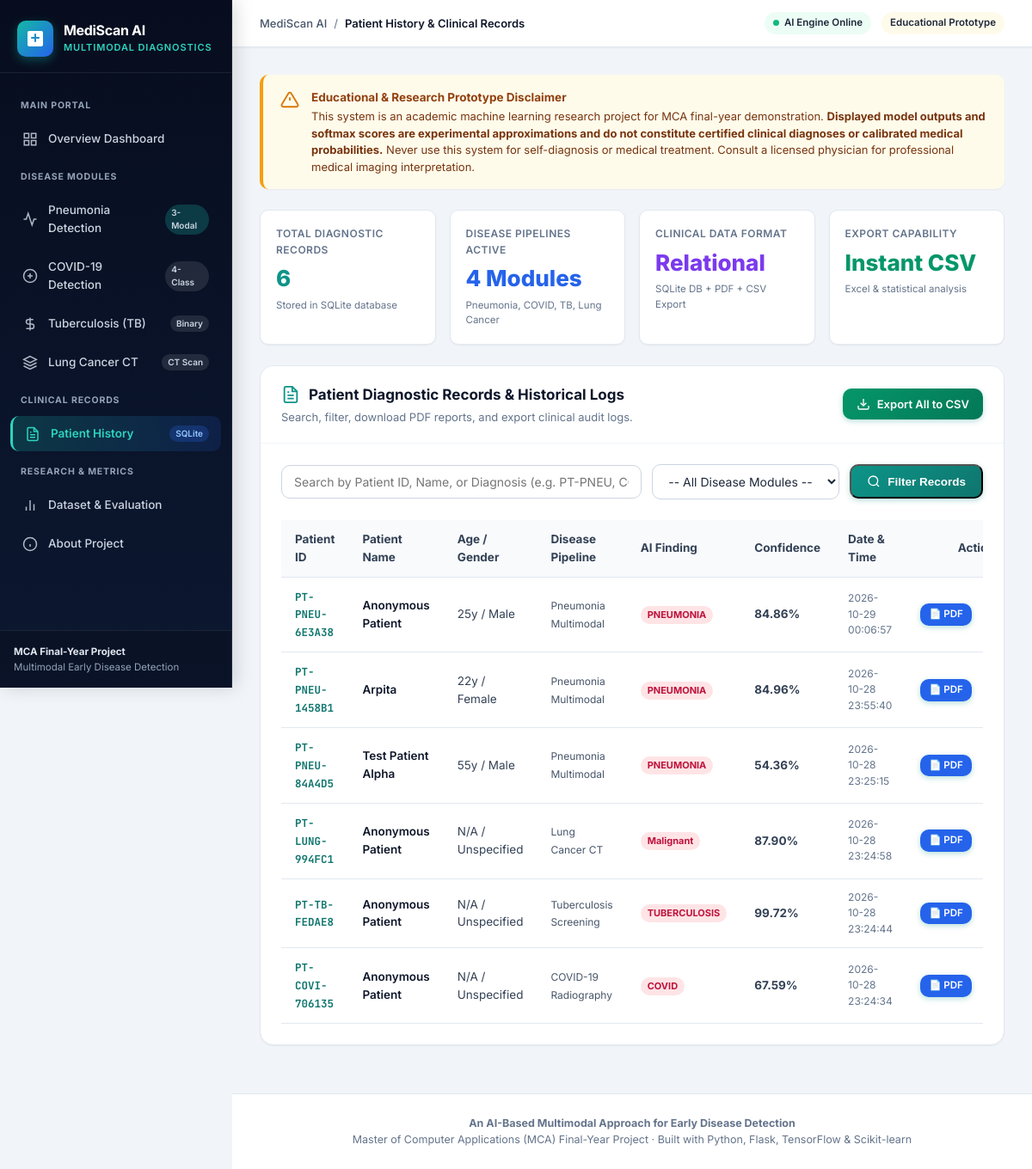
The app's page /history with its own data.
### tables this page shows
CREATE TABLE patient_records (
                id INTEGER PRIMARY KEY AUTOINCREMENT,
                patient_id TEXT NOT NULL,
                patient_name TEXT DEFAULT 'Anonymous Patient',
                patient_age REAL,
                patient_gender TEXT DEFAULT 'Unspecified',
                disease_module TEXT NOT NULL,
                imaging_modality TEXT NOT NULL,
                prediction TEXT NOT NULL,
                confidence_score REAL NOT NULL,
                scores_json TEXT,
                vitals_json TEXT,
                symptoms_text TEXT,
                image_file TEXT,
                gradcam_file TEXT,
                created_at TEXT NOT NULL
            );

### app.py (the view)
@app.route("/history", methods=["GET"])
def patient_history():
    search_query = request.args.get("search", "").strip()
    disease_filter = request.args.get("disease", "").strip()
    records = database.get_all_records(search=search_query, disease_filter=disease_filter)
    stats = database.get_statistics()
    return render_template(
        "history.html",
        active_page="history",
        records=records,
        stats=stats,
        search_query=search_query,
        disease_filter=disease_filter,
    )

### templates/history.html (shortened to what this page needs)
{% extends "base.html" %}
{% block breadcrumb %}Patient History & Clinical Records{% endblock %}
{% block content %}
<div class="metrics-summary-grid" style="margin-bottom: 24px;">
    <div class="metric-stat-card">
        <div class="metric-label">Total Diagnostic Records</div>
        <div class="metric-value" style="color: var(--teal-600);">{{ stats.total_scans }}</div>
        <div class="metric-sub">Stored in SQLite database</div>
    </div>
    <div class="metric-stat-card">
        <div class="metric-label">Disease Pipelines Active</div>
        <div class="metric-value" style="color: var(--blue-600);">4 Modules</div>
        <div class="metric-sub">Pneumonia, COVID, TB, Lung Cancer</div>
    </div>
    <div class="metric-stat-card">
        <div class="metric-label">Clinical Data Format</div>
        <div class="metric-value" style="color: #7c3aed;">Relational</div>
        <div class="metric-sub">SQLite DB + PDF + CSV Export</div>
    </div>
    <div class="metric-stat-card">
        <div class="metric-label">Export Capability</div>
        <div class="metric-value" style="color: #059669;">Instant CSV</div>
        <div class="metric-sub">Excel & statistical analysis</div>
    </div>
</div>
<div class="card">
    <div class="card-header" style="flex-wrap: wrap; gap: 14px;">
        <div>
            <h2 class="card-title">
                Patient Diagnostic Records & Historical Logs
            </h2>
            <p class="card-subtitle">Search, filter, download PDF reports, and export clinical audit logs.</p>
        </div>
        <div style="display: flex; gap: 10px; align-items: center;">
            <a href="{{ url_for('export_csv') }}" class="btn-launch" style="background: linear-gradient(135deg, #059669, #047857); padding: 8px 16px; font-size: 13px;">
                <svg width="16" height="16" viewBox="0 0 24 24" fill="none" stroke="currentColor" stroke-width="2">
                    <path d="M21 15v4a2 2 0 0 1-2 2H5a2 2 0 0 1-2-2v-4"></path>
                    <polyline points="7 10 12 15 17 10"></polyline>
                    <line x1="12" y1="15" x2="12" y2="3"></line>
                </svg>
                Export All to CSV
            </a>
        </div>
    </div>
    <div class="card-body">
        <form method="GET" action="{{ url_for('patient_history') }}" style="display: flex; flex-wrap: wrap; gap: 12px; margin-bottom: 24px; align-items: center;">
            <div style="flex: 1; min-width: 240px;">
                <input type="text" name="search" value="{{ search_query or '' }}" class="form-control" placeholder="Search by Patient ID, Name, or Diagnosis (e.g. PT-PNEU, COVID, Malignant)...">
            </div>
            <div style="min-width: 200px;">
                <select name="disease" class="form-control" onchange="this.form.submit()">
                    <option value="">-- All Disease Modules --</option>
                </select>
            </div>
            <button type="submit" class="btn-launch" style="padding: 10px 18px; font-size: 13.5px;">
                <svg width="16" height="16" viewBox="0 0 24 24" fill="none" stroke="currentColor" stroke-width="2">
                    <circle cx="11" cy="11" r="8"></circle>
                    <line x1="21" y1="21" x2="16.65" y2="16.65"></line>
                </svg>
                Filter Records
            </button>
        </form>
        {% if records and records|length > 0 %}
        <div style="overflow-x: auto;">
            <table class="eval-table">
                <thead>
                    <tr>
                        <th>Patient ID</th>
                        <th>Patient Name</th>
                        <th>Age / Gender</th>
                        <th>Disease Pipeline</th>
                        <th>AI Finding</th>
                        <th>Confidence</th>
                        <th>Date & Time</th>
                        <th style="text-align: right;">Actions</th>
                    </tr>
                </thead>
                <tbody>
                    {% for rec in records %}
                    <tr>
                        <td>
                            <strong style="color: var(--teal-700); font-family: var(--font-mono); font-size: 12.5px;">
                                {{ rec.patient_id }}
                            </strong>
                        </td>
                        <td>
                            <span style="font-weight: 600; color: var(--slate-900);">{{ rec.patient_name }}</span>
                        </td>
                        <td>
                            {% if rec.patient_age %}{{ rec.patient_age|int }}y{% else %}N/A{% endif %} / {{ rec.patient_gender }}
                        </td>
                        <td>
                            <span style="font-size: 12px; color: var(--slate-600);">{{ rec.disease_module }}</span>
                        </td>
                        <td>
                            {% if rec.prediction in ['PNEUMONIA', 'COVID', 'TUBERCULOSIS', 'Malignant', 'Viral Pneumonia'] %}
                            <span style="display: inline-block; padding: 2px 8px; border-radius: 9999px; font-size: 11px; font-weight: 700; background: #ffe4e6; color: #be123c;">
                                {{ rec.prediction }}
                            </span>
                            {% elif rec.prediction in ['Lung_Opacity', 'Benign'] %}
                            <span style="display: inline-block; padding: 2px 8px; border-radius: 9999px; font-size: 11px; font-weight: 700; background: #fef3c7; color: #b45309;">
                                {{ rec.prediction }}
                            </span>
                            {% else %}
                            <span style="display: inline-block; padding: 2px 8px; border-radius: 9999px; font-size: 11px; font-weight: 700; background: #d1fae5; color: #047857;">
                                {{ rec.prediction }}
                            </span>
                            {% endif %}
                        </td>
                        <td>
                            <strong>{{ "%.2f"|format(rec.confidence_score) }}%</strong>
                        </td>
                        <td style="font-size: 12px; color: var(--slate-500);">
                            {{ rec.created_at }}
                        </td>
                        <td style="text-align: right; white-space: nowrap;">
                            <a href="{{ url_for('download_report', record_id=rec.id) }}" class="btn-launch" style="padding: 4px 10px; font-size: 11.5px; background: var(--blue-600); margin-right: 6px;" title="Download Official Medical PDF Report">
                                📄 PDF
                            </a>
                            <form method="POST" action="{{ url_for('delete_patient_record', record_id=rec.id) }}" style="display: inline;" onsubmit="return confirm('Are you sure you want to delete this patient record?');">
                                <button type="submit" style="background: none; border: none; color: #dc2626; cursor: pointer; padding: 4px; border-radius: 4px;" title="Delete Record">
                                </button>
                            </form>
                        </td>
                    </tr>
                    {% endfor %}
                </tbody>
            </table>
        </div>
        {% endif %}
    </div>
</div>
{% endblock %}

### templates/base.html (shortened to what this page needs)
<!DOCTYPE html>
<html lang="en">
<head>
    <link rel="stylesheet" href="{{ url_for('static', filename='css/dashboard.css') }}">
</head>
<body>
<div class="app-container">
    <aside class="app-sidebar" id="appSidebar">
        <div class="sidebar-header">
            <a href="{{ url_for('home') }}" class="brand-link">
                <div class="brand-logo-icon">
                    <svg viewBox="0 0 24 24">
                        <path d="M19 3H5c-1.1 0-2 .9-2 2v14c0 1.1.9 2 2 2h14c1.1 0 2-.9 2-2V5c0-1.1-.9-2-2-2zm-7 3c.55 0 1 .45 1 1v3h3c.55 0 1 .45 1 1s-.45 1-1 1h-3v3c0 .55-.45 1-1 1s-1-.45-1-1v-3H8c-.55 0-1-.45-1-1s.45-1 1-1h3V7c0-.55.45-1 1-1z"/>
                    </svg>
                </div>
                <div>
                    <div class="brand-title">MediScan AI</div>
                    <div class="brand-sub">Multimodal Diagnostics</div>
                </div>
            </a>
        </div>
        <nav class="sidebar-nav">
            <div class="nav-section-title">Main Portal</div>
            <a href="{{ url_for('home') }}" class="nav-link {% if active_page == 'dashboard' %}active{% endif %}">
                <svg viewBox="0 0 24 24" fill="none" stroke="currentColor" stroke-width="2">
                    <rect x="3" y="3" width="7" height="7"></rect>
                    <rect x="14" y="3" width="7" height="7"></rect>
                    <rect x="14" y="14" width="7" height="7"></rect>
                    <rect x="3" y="14" width="7" height="7"></rect>
                </svg>
                <span>Overview Dashboard</span>
            </a>
            <div class="nav-section-title">Disease Modules</div>
            <a href="{{ url_for('pneumonia_detection') }}" class="nav-link {% if active_page == 'pneumonia' %}active{% endif %}">
                <svg viewBox="0 0 24 24" fill="none" stroke="currentColor" stroke-width="2">
                    <path d="M22 12h-4l-3 9L9 3l-3 9H2"></path>
                </svg>
                <span>Pneumonia Detection</span>
                <span class="nav-badge multimodal">3-Modal</span>
            </a>
            <a href="{{ url_for('covid_detection') }}" class="nav-link {% if active_page == 'covid' %}active{% endif %}">
                <svg viewBox="0 0 24 24" fill="none" stroke="currentColor" stroke-width="2">
                    <circle cx="12" cy="12" r="10"></circle>
                    <path d="M12 8v8M8 12h8"></path>
                </svg>
                <span>COVID-19 Detection</span>
                <span class="nav-badge">4-Class</span>
            </a>
            <a href="{{ url_for('tb_detection') }}" class="nav-link {% if active_page == 'tb' %}active{% endif %}">
                <svg viewBox="0 0 24 24" fill="none" stroke="currentColor" stroke-width="2">
                    <path d="M12 2v20M17 5H9.5a3.5 3.5 0 0 0 0 7h5a3.5 3.5 0 0 1 0 7H6"></path>
                </svg>
                <span>Tuberculosis (TB)</span>
                <span class="nav-badge">Binary</span>
            </a>
            <a href="{{ url_for('lung_cancer_detection') }}" class="nav-link {% if active_page == 'lung_cancer' %}active{% endif %}">
                <svg viewBox="0 0 24 24" fill="none" stroke="currentColor" stroke-width="2">
                    <polygon points="12 2 2 7 12 12 22 7 12 2"></polygon>
                    <polyline points="2 17 12 22 22 17"></polyline>
                    <polyline points="2 12 12 17 22 12"></polyline>
                </svg>
                <span>Lung Cancer CT</span>
                <span class="nav-badge">CT Scan</span>
            </a>
            <div class="nav-section-title">Clinical Records</div>
            <a href="{{ url_for('patient_history') }}" class="nav-link {% if active_page == 'history' %}active{% endif %}">
                <span>Patient History</span>
                <span class="nav-badge" style="background: rgba(37, 99, 235, 0.25); color: #93c5fd;">SQLite</span>
            </a>
            <div class="nav-section-title">Research & Metrics</div>
            <a href="{{ url_for('evaluation_dashboard') }}" class="nav-link {% if active_page == 'evaluation' %}active{% endif %}">
                <svg viewBox="0 0 24 24" fill="none" stroke="currentColor" stroke-width="2">
                    <line x1="18" y1="20" x2="18" y2="10"></line>
                    <line x1="12" y1="20" x2="12" y2="4"></line>
                    <line x1="6" y1="20" x2="6" y2="14"></line>
                </svg>
                <span>Dataset & Evaluation</span>
            </a>
            <a href="{{ url_for('about_project') }}" class="nav-link {% if active_page == 'about' %}active{% endif %}">
                <svg viewBox="0 0 24 24" fill="none" stroke="currentColor" stroke-width="2">
                    <circle cx="12" cy="12" r="10"></circle>
                    <line x1="12" y1="16" x2="12" y2="12"></line>
                    <line x1="12" y1="8" x2="12.01" y2="8"></line>
                </svg>
                <span>About Project</span>
            </a>
        </nav>
        <div class="sidebar-footer">
            <strong>MCA Final-Year Project</strong>
            <span>Multimodal Early Disease Detection</span>
        </div>
    </aside>
    <main class="app-main">
        <header class="top-navbar">
            <div class="top-nav-left">
                <div class="breadcrumbs">
                    <a href="{{ url_for('home') }}">MediScan AI</a>
                    <span>/</span>
                    <span class="current">{% block breadcrumb %}Dashboard{% endblock %}</span>
                </div>
            </div>
            <div class="top-nav-right">
                <span class="pill-badge system-status">
                    <span class="pulse-dot"></span>
                    <span>AI Engine Online</span>
                </span>
                <span class="pill-badge research">
                    <span>Educational Prototype</span>
                </span>
            </div>
        </header>
        <div class="content-wrapper">
            <div class="disclaimer-box">
                <div class="disclaimer-icon">
                    <svg viewBox="0 0 24 24" fill="none" stroke="currentColor" stroke-width="2">
                        <path d="M10.29 3.86L1.82 18a2 2 0 0 0 1.71 3h16.94a2 2 0 0 0 1.71-3L13.71 3.86a2 2 0 0 0-3.42 0z"></path>
                        <line x1="12" y1="9" x2="12" y2="13"></line>
                        <line x1="12" y1="17" x2="12.01" y2="17"></line>
                    </svg>
                </div>
                <div class="disclaimer-content">
                    <div class="disclaimer-title">Educational & Research Prototype Disclaimer</div>
                    <div>This system is an academic machine learning research project for MCA final-year demonstration. <strong>Displayed model outputs and softmax scores are experimental approximations and do not constitute certified clinical diagnoses or calibrated medical probabilities.</strong> Never use this system for self-diagnosis or medical treatment. Consult a licensed physician for professional medical imaging interpretation.</div>
                </div>
            </div>
            {% block content %}{% endblock %}
        </div>
        <footer class="app-footer">
            <p><strong>An AI-Based Multimodal Approach for Early Disease Detection</strong></p>
            <p>Master of Computer Applications (MCA) Final-Year Project · Built with Python, Flask, TensorFlow & Scikit-learn</p>
        </footer>
    </main>
</div>
</body>
</html>

### records on screen
patient_records: patient_id "PT-PNEU-6E3A38", patient_name "Anonymous Patient", patient_age "25", patient_gender "Male", disease_module "Pneumonia Multimodal", prediction "PNEUMONIA", confidence_score "84.86", created_at "2026-10-29 00:06:57"
patient_records: patient_id "PT-PNEU-1458B1", patient_name "Arpita", patient_age "22", patient_gender "Female", disease_module "Pneumonia Multimodal", prediction "PNEUMONIA", confidence_score "84.96", created_at "2026-10-28 23:55:40"
patient_records: patient_id "PT-PNEU-84A4D5", patient_name "Test Patient Alpha", patient_age "55", patient_gender "Male", disease_module "Pneumonia Multimodal", prediction "PNEUMONIA", confidence_score "54.36", created_at "2026-10-28 23:25:15"
patient_records: patient_id "PT-LUNG-994FC1", patient_name "Anonymous Patient", shows "N/A", patient_gender "Unspecified", disease_module "Lung Cancer CT", prediction "Malignant", confidence_score "87.90", created_at "2026-10-28 23:24:58"
patient_records: patient_id "PT-TB-FEDAE8", patient_name "Anonymous Patient", shows "N/A", patient_gender "Unspecified", disease_module "Tuberculosis Screening", prediction "TUBERCULOSIS", confidence_score "99.72", created_at "2026-10-28 23:24:44"
patient_records: patient_id "PT-COVI-706135", patient_name "Anonymous Patient", shows "N/A", patient_gender "Unspecified", disease_module "COVID-19 Radiography", prediction "COVID", confidence_score "67.59", created_at "2026-10-28 23:24:34"

### other values on screen
{{ stats.total_scans }} "6"
